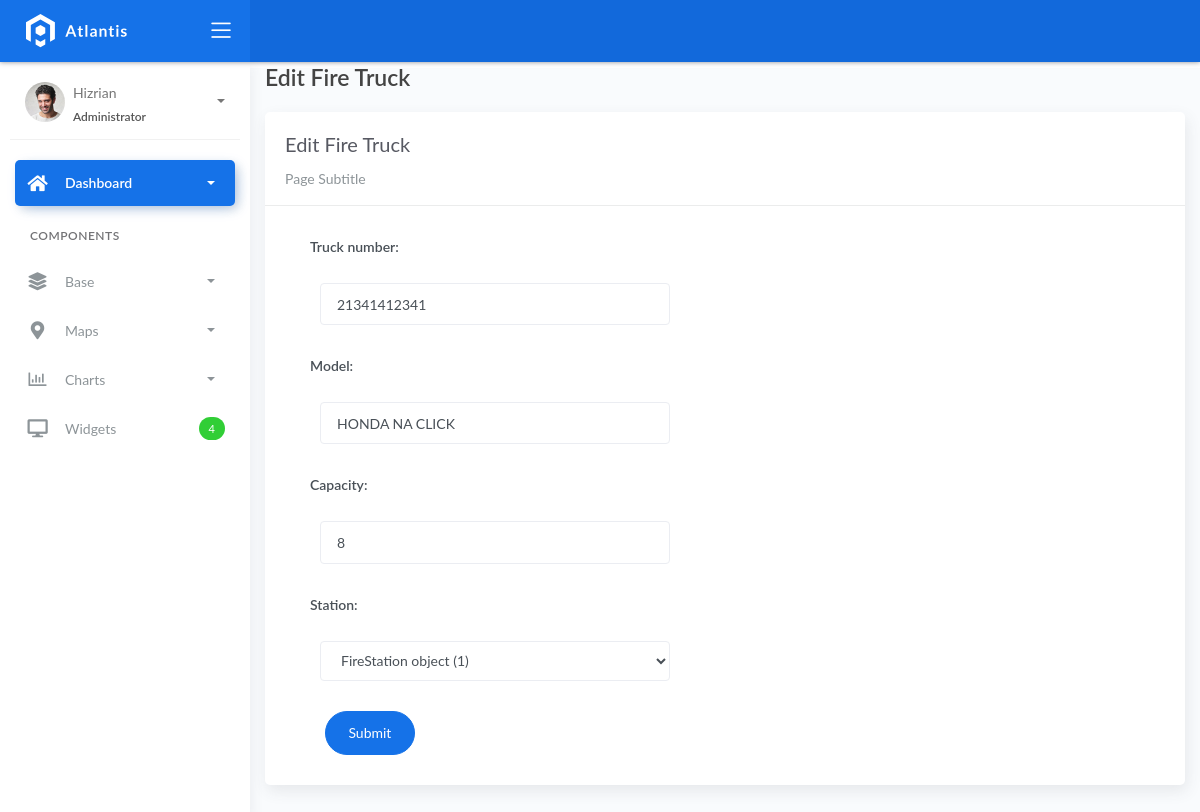
Page /fireTruck_list/1 on the committed database.
### fire/models.py (models this page shows)
class BaseModel(models.Model):
    created_at = models.DateTimeField(auto_now_add=True, db_index=True)
    updated_at = models.DateTimeField(auto_now=True)
    class Meta:
        abstract = True

class FireTruck(BaseModel):
    truck_number = models.CharField(max_length=150)
    model = models.CharField(max_length=150)
    capacity = models.CharField(max_length=150)  # water
    station = models.ForeignKey(FireStation, on_delete=models.CASCADE)

### fire/views.py (the view, shortened to what this page needs)
# urls.py: path('fireTruck_list/<pk>', FireTruckUpdateView.as_view(), name='fireTruck-update'),
class FireTruckUpdateView(UpdateView):
    model = FireTruck
    fields = "__all__"
    context_object_name = "fireTruck"
    template_name = 'firetruck_edit.html'
    success_url = reverse_lazy('fireTruck-list')

### templates/firetruck_edit.html
{% extends 'base.html' %} {% load static %} {% block content %}
<div class="content">
    <div class="container-fluid">
        <h4 class="page-title">Edit Fire Truck</h4>
        <div class="row">
            <div class="col-md-12">
                <div class="card">
                    <div class="card-header">
                        <div class="card-title">Edit Fire Truck</div>
                        <div class="card-category">Page Subtitle</div>
                    </div>
                    <div class="col-md-6">
                        <div class="card-body">
                            <form class="" action="" method="post" novalidate>
                                {% csrf_token %} {% include 'includes/form.html' %}
                                <div class="form-group">
                                    <div class="col-md-12 col-sm-3">
                                        <button type="submit" class="btn btn-primary btn-rounded">Submit</button>
                                    </div>
                                </div>
                            </form>
                        </div>
                    </div>
                </div>
            </div>
        </div>
    </div>
</div>
{% endblock %}

### templates/includes/form.html (shortened to what this page needs)
{% load widget_tweaks %}
{% for field in form %}
<div class="field item form-group">
    <label>{{ field.label_tag }}</label>
  <div class="form-group">
    {% render_field field class="form-control" %}
  </div>
</div>
{% endfor %}

### rows in the picture
FireTruck: truck_number "21341412341" "HONDA NA CLICK" "8" "FireStation object (1)"

### other values in the picture
{{ field.label_tag }} "Truck number:" "Model:" "Capacity:" "Station:"
